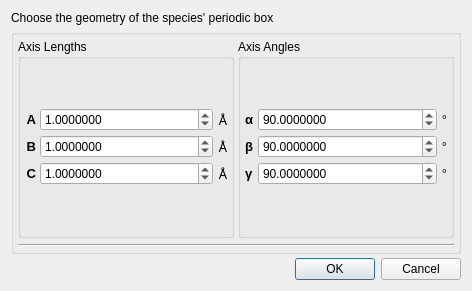
<?xml version="1.0" encoding="UTF-8"?>
<ui version="4.0">
 <class>SpeciesCellDialog</class>
 <widget class="QDialog" name="SpeciesCellDialog">
  <property name="geometry">
   <rect>
    <x>0</x>
    <y>0</y>
    <width>472</width>
    <height>291</height>
   </rect>
  </property>
  <property name="sizePolicy">
   <sizepolicy hsizetype="Minimum" vsizetype="Minimum">
    <horstretch>0</horstretch>
    <verstretch>0</verstretch>
   </sizepolicy>
  </property>
  <property name="windowTitle">
   <string>Dialog</string>
  </property>
  <layout class="QVBoxLayout" name="verticalLayout">
   <item>
    <layout class="QVBoxLayout" name="verticalLayout_9">
     <property name="spacing">
      <number>4</number>
     </property>
     <item>
      <widget class="QLabel" name="label_2">
       <property name="sizePolicy">
        <sizepolicy hsizetype="Fixed" vsizetype="Fixed">
         <horstretch>0</horstretch>
         <verstretch>0</verstretch>
        </sizepolicy>
       </property>
       <property name="text">
        <string>Choose the geometry of the species' periodic box</string>
       </property>
      </widget>
     </item>
     <item>
      <widget class="QGroupBox" name="groupBox_2">
       <property name="title">
        <string/>
       </property>
       <layout class="QVBoxLayout" name="verticalLayout_13">
        <property name="leftMargin">
         <number>4</number>
        </property>
        <property name="topMargin">
         <number>4</number>
        </property>
        <property name="rightMargin">
         <number>4</number>
        </property>
        <property name="bottomMargin">
         <number>4</number>
        </property>
        <item>
         <layout class="QHBoxLayout" name="horizontalLayout_5">
          <property name="spacing">
           <number>4</number>
          </property>
          <item>
           <widget class="QGroupBox" name="BoxAxisLengthsGroup">
            <property name="title">
             <string>Axis Lengths</string>
            </property>
            <layout class="QVBoxLayout" name="verticalLayout_11">
             <property name="spacing">
              <number>4</number>
             </property>
             <property name="leftMargin">
              <number>4</number>
             </property>
             <property name="topMargin">
              <number>4</number>
             </property>
             <property name="rightMargin">
              <number>4</number>
             </property>
             <property name="bottomMargin">
              <number>4</number>
             </property>
             <item>
              <layout class="QGridLayout" name="gridLayout">
               <item row="1" column="0">
                <widget class="QLabel" name="label_4">
                 <property name="sizePolicy">
                  <sizepolicy hsizetype="Minimum" vsizetype="Preferred">
                   <horstretch>0</horstretch>
                   <verstretch>0</verstretch>
                  </sizepolicy>
                 </property>
                 <property name="font">
                  <font>
                   <pointsize>10</pointsize>
                   <bold>true</bold>
                  </font>
                 </property>
                 <property name="text">
                  <string>B</string>
                 </property>
                 <property name="alignment">
                  <set>Qt::AlignmentFlag::AlignRight|Qt::AlignmentFlag::AlignTrailing|Qt::AlignmentFlag::AlignVCenter</set>
                 </property>
                </widget>
               </item>
               <item row="0" column="0">
                <widget class="QLabel" name="label">
                 <property name="sizePolicy">
                  <sizepolicy hsizetype="Minimum" vsizetype="Preferred">
                   <horstretch>0</horstretch>
                   <verstretch>0</verstretch>
                  </sizepolicy>
                 </property>
                 <property name="font">
                  <font>
                   <pointsize>10</pointsize>
                   <bold>true</bold>
                  </font>
                 </property>
                 <property name="text">
                  <string>A</string>
                 </property>
                 <property name="alignment">
                  <set>Qt::AlignmentFlag::AlignRight|Qt::AlignmentFlag::AlignTrailing|Qt::AlignmentFlag::AlignVCenter</set>
                 </property>
                </widget>
               </item>
               <item row="0" column="1">
                <widget class="ExponentialSpin" name="BoxASpin">
                 <property name="sizePolicy">
                  <sizepolicy hsizetype="Expanding" vsizetype="Fixed">
                   <horstretch>0</horstretch>
                   <verstretch>0</verstretch>
                  </sizepolicy>
                 </property>
                 <property name="decimals">
                  <number>7</number>
                 </property>
                 <property name="maximum">
                  <double>10000.000000000000000</double>
                 </property>
                 <property name="value">
                  <double>1.000000000000000</double>
                 </property>
                </widget>
               </item>
               <item row="0" column="2">
                <widget class="QLabel" name="AngstromLabel1">
                 <property name="sizePolicy">
                  <sizepolicy hsizetype="Minimum" vsizetype="Preferred">
                   <horstretch>0</horstretch>
                   <verstretch>0</verstretch>
                  </sizepolicy>
                 </property>
                 <property name="font">
                  <font>
                   <pointsize>10</pointsize>
                   <bold>false</bold>
                  </font>
                 </property>
                 <property name="text">
                  <string>Å</string>
                 </property>
                 <property name="alignment">
                  <set>Qt::AlignmentFlag::AlignRight|Qt::AlignmentFlag::AlignTrailing|Qt::AlignmentFlag::AlignVCenter</set>
                 </property>
                </widget>
               </item>
               <item row="2" column="0">
                <widget class="QLabel" name="label_5">
                 <property name="sizePolicy">
                  <sizepolicy hsizetype="Minimum" vsizetype="Preferred">
                   <horstretch>0</horstretch>
                   <verstretch>0</verstretch>
                  </sizepolicy>
                 </property>
                 <property name="font">
                  <font>
                   <pointsize>10</pointsize>
                   <bold>true</bold>
                  </font>
                 </property>
                 <property name="text">
                  <string>C</string>
                 </property>
                 <property name="alignment">
                  <set>Qt::AlignmentFlag::AlignRight|Qt::AlignmentFlag::AlignTrailing|Qt::AlignmentFlag::AlignVCenter</set>
                 </property>
                </widget>
               </item>
               <item row="1" column="1">
                <widget class="ExponentialSpin" name="BoxBSpin">
                 <property name="sizePolicy">
                  <sizepolicy hsizetype="Expanding" vsizetype="Fixed">
                   <horstretch>0</horstretch>
                   <verstretch>0</verstretch>
                  </sizepolicy>
                 </property>
                 <property name="decimals">
                  <number>7</number>
                 </property>
                 <property name="maximum">
                  <double>10000.000000000000000</double>
                 </property>
                 <property name="value">
                  <double>1.000000000000000</double>
                 </property>
                </widget>
               </item>
               <item row="2" column="1">
                <widget class="ExponentialSpin" name="BoxCSpin">
                 <property name="sizePolicy">
                  <sizepolicy hsizetype="Expanding" vsizetype="Fixed">
                   <horstretch>0</horstretch>
                   <verstretch>0</verstretch>
                  </sizepolicy>
                 </property>
                 <property name="decimals">
                  <number>7</number>
                 </property>
                 <property name="maximum">
                  <double>10000.000000000000000</double>
                 </property>
                 <property name="value">
                  <double>1.000000000000000</double>
                 </property>
                </widget>
               </item>
               <item row="1" column="2">
                <widget class="QLabel" name="AngstromLabel2">
                 <property name="sizePolicy">
                  <sizepolicy hsizetype="Minimum" vsizetype="Preferred">
                   <horstretch>0</horstretch>
                   <verstretch>0</verstretch>
                  </sizepolicy>
                 </property>
                 <property name="font">
                  <font>
                   <pointsize>10</pointsize>
                   <bold>false</bold>
                  </font>
                 </property>
                 <property name="text">
                  <string>Å</string>
                 </property>
                 <property name="alignment">
                  <set>Qt::AlignmentFlag::AlignRight|Qt::AlignmentFlag::AlignTrailing|Qt::AlignmentFlag::AlignVCenter</set>
                 </property>
                </widget>
               </item>
               <item row="2" column="2">
                <widget class="QLabel" name="AngstromLabel3">
                 <property name="sizePolicy">
                  <sizepolicy hsizetype="Minimum" vsizetype="Preferred">
                   <horstretch>0</horstretch>
                   <verstretch>0</verstretch>
                  </sizepolicy>
                 </property>
                 <property name="font">
                  <font>
                   <pointsize>10</pointsize>
                   <bold>false</bold>
                  </font>
                 </property>
                 <property name="text">
                  <string>Å</string>
                 </property>
                 <property name="alignment">
                  <set>Qt::AlignmentFlag::AlignRight|Qt::AlignmentFlag::AlignTrailing|Qt::AlignmentFlag::AlignVCenter</set>
                 </property>
                </widget>
               </item>
              </layout>
             </item>
            </layout>
           </widget>
          </item>
          <item>
           <widget class="QGroupBox" name="BoxAxisAnglesGroup">
            <property name="title">
             <string>Axis Angles</string>
            </property>
            <layout class="QVBoxLayout" name="verticalLayout_12">
             <property name="spacing">
              <number>4</number>
             </property>
             <property name="leftMargin">
              <number>4</number>
             </property>
             <property name="topMargin">
              <number>4</number>
             </property>
             <property name="rightMargin">
              <number>4</number>
             </property>
             <property name="bottomMargin">
              <number>4</number>
             </property>
             <item>
              <layout class="QGridLayout" name="gridLayout_2">
               <item row="0" column="1">
                <widget class="ExponentialSpin" name="BoxAlphaSpin">
                 <property name="sizePolicy">
                  <sizepolicy hsizetype="Expanding" vsizetype="Fixed">
                   <horstretch>0</horstretch>
                   <verstretch>0</verstretch>
                  </sizepolicy>
                 </property>
                 <property name="decimals">
                  <number>7</number>
                 </property>
                 <property name="maximum">
                  <double>10000.000000000000000</double>
                 </property>
                 <property name="value">
                  <double>90.000000000000000</double>
                 </property>
                </widget>
               </item>
               <item row="0" column="2">
                <widget class="QLabel" name="DegreeLabel1">
                 <property name="sizePolicy">
                  <sizepolicy hsizetype="Minimum" vsizetype="Preferred">
                   <horstretch>0</horstretch>
                   <verstretch>0</verstretch>
                  </sizepolicy>
                 </property>
                 <property name="font">
                  <font>
                   <pointsize>10</pointsize>
                   <bold>false</bold>
                  </font>
                 </property>
                 <property name="text">
                  <string>°</string>
                 </property>
                 <property name="alignment">
                  <set>Qt::AlignmentFlag::AlignRight|Qt::AlignmentFlag::AlignTrailing|Qt::AlignmentFlag::AlignVCenter</set>
                 </property>
                </widget>
               </item>
               <item row="1" column="1">
                <widget class="ExponentialSpin" name="BoxBetaSpin">
                 <property name="sizePolicy">
                  <sizepolicy hsizetype="Expanding" vsizetype="Fixed">
                   <horstretch>0</horstretch>
                   <verstretch>0</verstretch>
                  </sizepolicy>
                 </property>
                 <property name="decimals">
                  <number>7</number>
                 </property>
                 <property name="maximum">
                  <double>10000.000000000000000</double>
                 </property>
                 <property name="value">
                  <double>90.000000000000000</double>
                 </property>
                </widget>
               </item>
               <item row="2" column="1">
                <widget class="ExponentialSpin" name="BoxGammaSpin">
                 <property name="sizePolicy">
                  <sizepolicy hsizetype="Expanding" vsizetype="Fixed">
                   <horstretch>0</horstretch>
                   <verstretch>0</verstretch>
                  </sizepolicy>
                 </property>
                 <property name="decimals">
                  <number>7</number>
                 </property>
                 <property name="maximum">
                  <double>10000.000000000000000</double>
                 </property>
                 <property name="value">
                  <double>90.000000000000000</double>
                 </property>
                </widget>
               </item>
               <item row="1" column="2">
                <widget class="QLabel" name="DegreeLabel2">
                 <property name="sizePolicy">
                  <sizepolicy hsizetype="Minimum" vsizetype="Preferred">
                   <horstretch>0</horstretch>
                   <verstretch>0</verstretch>
                  </sizepolicy>
                 </property>
                 <property name="font">
                  <font>
                   <pointsize>10</pointsize>
                   <bold>false</bold>
                  </font>
                 </property>
                 <property name="text">
                  <string>°</string>
                 </property>
                 <property name="alignment">
                  <set>Qt::AlignmentFlag::AlignRight|Qt::AlignmentFlag::AlignTrailing|Qt::AlignmentFlag::AlignVCenter</set>
                 </property>
                </widget>
               </item>
               <item row="2" column="2">
                <widget class="QLabel" name="DegreeLabel3">
                 <property name="sizePolicy">
                  <sizepolicy hsizetype="Minimum" vsizetype="Preferred">
                   <horstretch>0</horstretch>
                   <verstretch>0</verstretch>
                  </sizepolicy>
                 </property>
                 <property name="font">
                  <font>
                   <pointsize>10</pointsize>
                   <bold>false</bold>
                  </font>
                 </property>
                 <property name="text">
                  <string>°</string>
                 </property>
                 <property name="alignment">
                  <set>Qt::AlignmentFlag::AlignRight|Qt::AlignmentFlag::AlignTrailing|Qt::AlignmentFlag::AlignVCenter</set>
                 </property>
                </widget>
               </item>
               <item row="0" column="0">
                <widget class="QLabel" name="BoxAlphaLabel">
                 <property name="sizePolicy">
                  <sizepolicy hsizetype="Minimum" vsizetype="Preferred">
                   <horstretch>0</horstretch>
                   <verstretch>0</verstretch>
                  </sizepolicy>
                 </property>
                 <property name="font">
                  <font>
                   <pointsize>10</pointsize>
                   <bold>true</bold>
                  </font>
                 </property>
                 <property name="text">
                  <string>α</string>
                 </property>
                </widget>
               </item>
               <item row="1" column="0">
                <widget class="QLabel" name="BoxBetaLabel">
                 <property name="sizePolicy">
                  <sizepolicy hsizetype="Minimum" vsizetype="Preferred">
                   <horstretch>0</horstretch>
                   <verstretch>0</verstretch>
                  </sizepolicy>
                 </property>
                 <property name="font">
                  <font>
                   <pointsize>10</pointsize>
                   <bold>true</bold>
                  </font>
                 </property>
                 <property name="text">
                  <string>β</string>
                 </property>
                </widget>
               </item>
               <item row="2" column="0">
                <widget class="QLabel" name="BoxGammaLabel">
                 <property name="sizePolicy">
                  <sizepolicy hsizetype="Minimum" vsizetype="Preferred">
                   <horstretch>0</horstretch>
                   <verstretch>0</verstretch>
                  </sizepolicy>
                 </property>
                 <property name="font">
                  <font>
                   <pointsize>10</pointsize>
                   <bold>true</bold>
                  </font>
                 </property>
                 <property name="text">
                  <string>γ</string>
                 </property>
                </widget>
               </item>
              </layout>
             </item>
            </layout>
           </widget>
          </item>
         </layout>
        </item>
        <item>
         <widget class="Line" name="line">
          <property name="orientation">
           <enum>Qt::Orientation::Horizontal</enum>
          </property>
         </widget>
        </item>
       </layout>
      </widget>
     </item>
     <item>
      <widget class="QDialogButtonBox" name="buttonBox">
       <property name="orientation">
        <enum>Qt::Orientation::Horizontal</enum>
       </property>
       <property name="standardButtons">
        <set>QDialogButtonBox::StandardButton::Cancel|QDialogButtonBox::StandardButton::Ok</set>
       </property>
      </widget>
     </item>
    </layout>
   </item>
  </layout>
 </widget>
 <customwidgets>
 <customwidget>
   <class>SpeciesCellDialog</class>
   <extends>QDialog</extends>
   <header>gui/speciesCellDialog.h</header>
  </customwidget>
  <customwidget>
   <class>ExponentialSpin</class>
   <extends>QDoubleSpinBox</extends>
   <header>gui/widgets/exponentialSpin.h</header>
  </customwidget>
 </customwidgets>
 <resources/>
 <connections/>
</ui>
